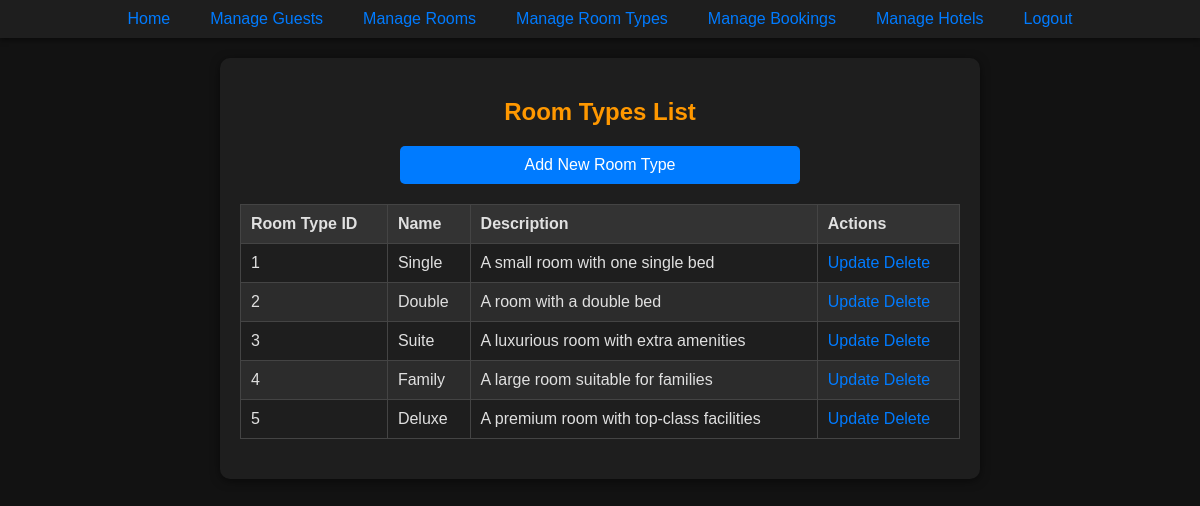
/php/viewRoomTypes.php (signed in), run on the app's committed database.
### tables this page shows
CREATE TABLE "RoomType" (
	"roomTypeID"	INTEGER,
	"roomTypeName"	VARCHAR(50) NOT NULL,
	"description"	VARCHAR(200),
	PRIMARY KEY("roomTypeID")
);

### php/viewRoomTypes.php (the view, shortened to what this page needs)
<?php
include '../components/NavBar.php';
try {
    $stmt = $pdo->query('SELECT * FROM RoomType');
    $roomTypes = $stmt->fetchAll(PDO::FETCH_ASSOC);
} catch (PDOException $e) {
    echo 'Database error: ' . $e->getMessage();
    exit;
}
?>
<!DOCTYPE html>
<html lang="en">
<head>
    <link rel="stylesheet" href="../css/styles.css">
</head>
<body>
    <div class="form-container">
        <h2 class="center-text">Room Types List</h2>
        <div class="center-text" style="margin-bottom: 20px;">
            <a href="createRoomTypePage.php" class="form-button half-width-button">Add New Room Type</a>
        </div>
        <table>
            <thead>
                <tr>
                    <th>Room Type ID</th>
                    <th>Name</th>
                    <th>Description</th>
                    <th>Actions</th>
                </tr>
            </thead>
            <tbody>
                <?php foreach ($roomTypes as $roomType): ?>
                    <tr>
                        <td><?= htmlspecialchars($roomType['roomTypeID']) ?></td>
                        <td><?= htmlspecialchars($roomType['roomTypeName']) ?></td>
                        <td><?= htmlspecialchars($roomType['description']) ?></td>
                        <td>
                            <a href="updateRoomTypePage.php?roomTypeID=<?= $roomType['roomTypeID'] ?>">Update</a>
                            <a href="deleteRoomType.php?roomTypeID=<?= $roomType['roomTypeID'] ?>" onclick="return confirm('Are you sure you want to delete this room type?')">Delete</a>
                        </td>
                    </tr>
                <?php endforeach; ?>
            </tbody>
        </table>
    </div>
</body>
</html>

### css/styles.css (style rules this page uses)
body { background-color: #121212; color: #e0e0e0; font-family: Arial, sans-serif; margin: 0; padding: 0; }
.center-text { text-align: center; }
.form-container { background-color: #1e1e1e; padding: 20px; margin: 20px auto; border-radius: 10px; width: 60%; box-shadow: 0 2px 10px rgba(0, 0, 0, 0.5); }
h2 { text-align: center; color: #ff9800; margin-bottom: 20px; }
button, .form-button { flex: 2; background-color: #007bff; color: #ffffff; border: none; padding: 10px 20px; border-radius: 5px; cursor: pointer; transition: background-color 0.3s, transform 0.2s; display: block; margin: 20px auto 0 auto; width: 50%; }
table { width: 100%; border-collapse: collapse; margin: 20px 0; }
thead { background-color: #333333; color: #e0e0e0; }
td, th { padding: 10px; text-align: left; border: 1px solid #444444; }
tr:nth-child(even) { background-color: #2c2c2c; }
a { color: #007bff; text-decoration: none; }

### data on the page
roomtype: roomTypeID "1", roomTypeName "Single", description "A small room with one single bed"
roomtype: roomTypeID "2", roomTypeName "Double", description "A room with a double bed"
roomtype: roomTypeID "3", roomTypeName "Suite", description "A luxurious room with extra amenities"
roomtype: roomTypeID "4", roomTypeName "Family", description "A large room suitable for families"
roomtype: roomTypeID "5", roomTypeName "Deluxe", description "A premium room with top-class facilities"
